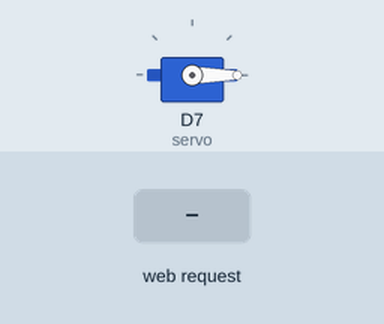
This program was run on a simulated ESP8266 (Wemos D1 mini). On the bench: servo. The inputs (shaded band) are chosen by the test bench. WiFi joins after 1.5 s; servers stay silent unless stated; what the program prints to the serial monitor is not drawn.

Above: at 2.3 s.
2.4 s: HTTP request GET /s90 received
At 3.1 s:
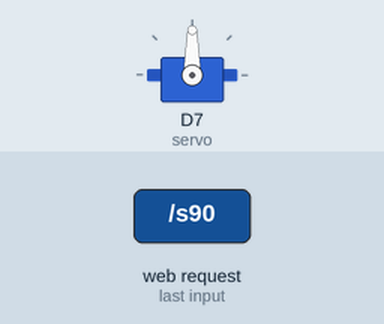
3.9 s: HTTP request GET /s180 received
At 4.3 s:
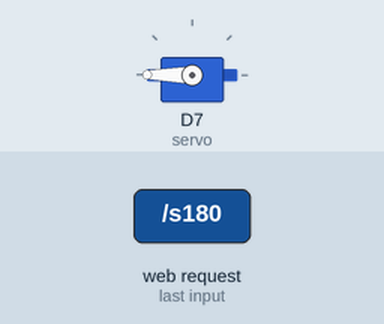
5.4 s: HTTP request GET /s0 received
At 6.6 s:
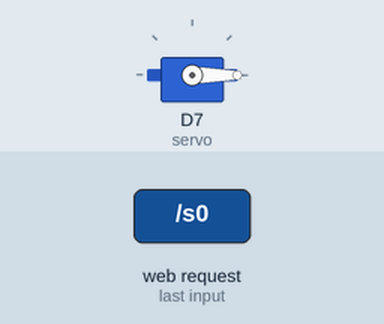
Timing chart, 0 to 8.4 s (numbered marks = the images above; inputs shaded):
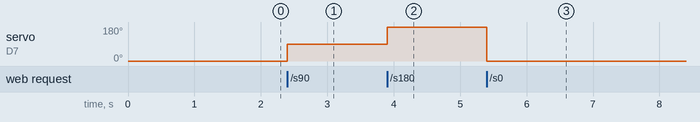

The program:

main.cpp
```cpp
#include <Arduino.h>
#include <ESP8266WebServer.h>
#include <Servo.h>

const char *ssid = "";
const char *password = "";

ESP8266WebServer server(80);

Servo servo;

unsigned long last_time_s0 = 0;
unsigned long last_time_s90 = 0;
unsigned long last_time_s180 = 0;
unsigned long last_time_connecting = 0;
unsigned long start_attempt_time = 0;

enum State
{
  CONNECTING,
  SUCCESSFULLY,
  FAILED
};

State cur_state = CONNECTING;

void s0()
{
  server.send(200, "text/plain", "Server rotate on 0 degrees");
  servo.write(0);
}

void s90()
{
  server.send(200, "text/plain", "Server rotate on 90 degrees");
  servo.write(90);
}

void s180()
{
  server.send(200, "text/plain", "Server rotate on 180 degrees");
  servo.write(180);
}

void setup()
{
  WiFi.begin(ssid, password);
  Serial.begin(115200);
  servo.attach(D7);
  servo.write(0);
  server.begin();
}

void loop()
{
  unsigned long cur_time = millis();

  switch (cur_state)
  {
  case CONNECTING:
  {
    if (cur_time - last_time_connecting >= 500)
    {
      last_time_connecting = cur_time;
      Serial.print(".");
    }

    if (WiFi.status() == WL_CONNECTED)
    {
      Serial.println("");
      Serial.println("WiFi connected successfully!");
      Serial.print("IP address: ");
      Serial.println(WiFi.localIP());

      // Реєструємо маршрути сервера один раз після успішного підключення
      server.on("/s0", HTTP_GET, s0);
      server.on("/s90", HTTP_GET, s90);
      server.on("/s180", HTTP_GET, s180);

      server.begin();
      Serial.println("HTTP server started");

      cur_state = SUCCESSFULLY;
    }
    // Якщо минуло більше 30 секунд — переходимо до стану помилки
    else if (cur_time - start_attempt_time >= 30000)
    {
      Serial.println("");
      Serial.println("Connection FAILED! Timeout reached.");
      cur_state = FAILED;
      start_attempt_time = cur_time;
    }
    break;
  }
  case SUCCESSFULLY:
  {
    server.handleClient();

    // Опціонально: перевірка на втрату зв'язку під час роботи
    if (WiFi.status() != WL_CONNECTED)
    {
      Serial.println("WiFi connection lost! Reconnecting...");
      WiFi.reconnect();
      cur_state = CONNECTING;
      start_attempt_time = cur_time;
    }

    break;
  }
  case FAILED:
  {
    if (cur_time - start_attempt_time >= 5000)
    {
      start_attempt_time = cur_time;
      Serial.println("Restarting ESP8266...");
      ESP.restart();
    }
    break;
  }
  default:
    break;
  }
}
```

Measured:
- after the input at 2.4 s, servo on D7 (servo): 0° → 90° at once
- after the input at 3.9 s, servo on D7 (servo): 90° → 180° at once
- after the input at 5.4 s, servo on D7 (servo): 180° → 0° at once
